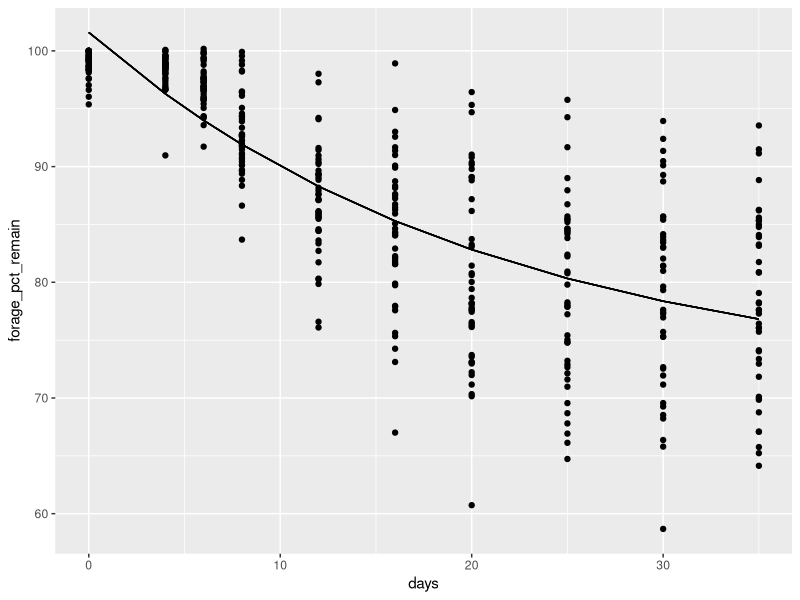
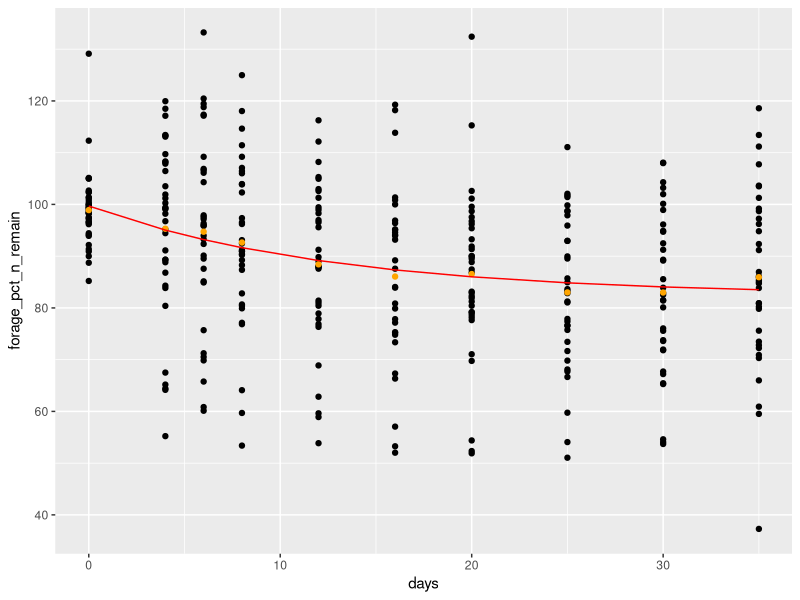
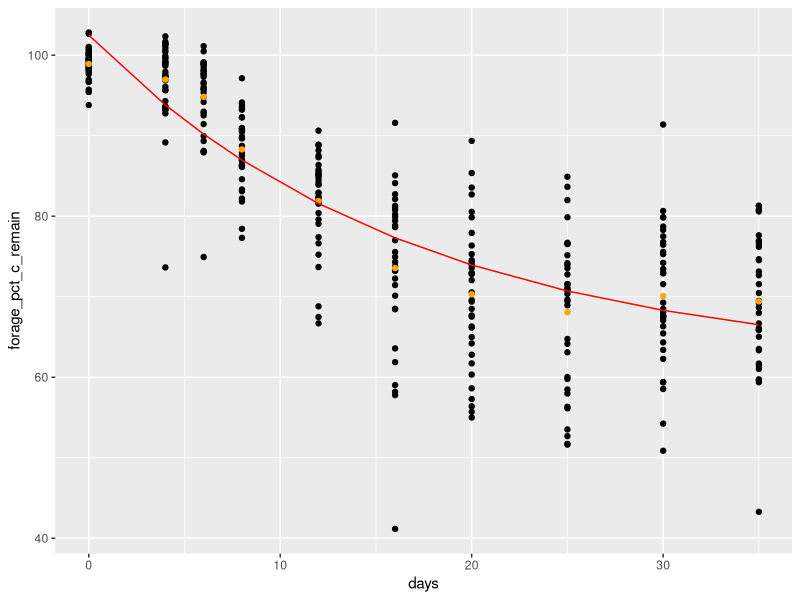
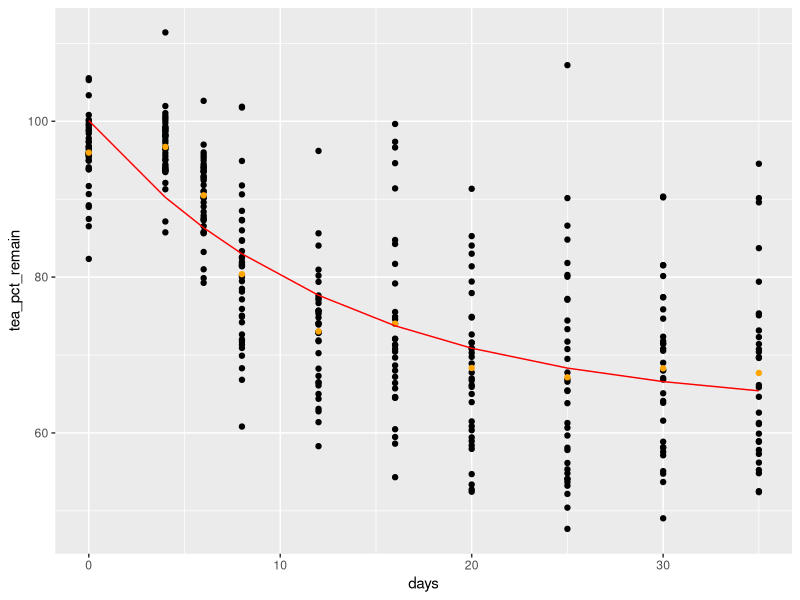
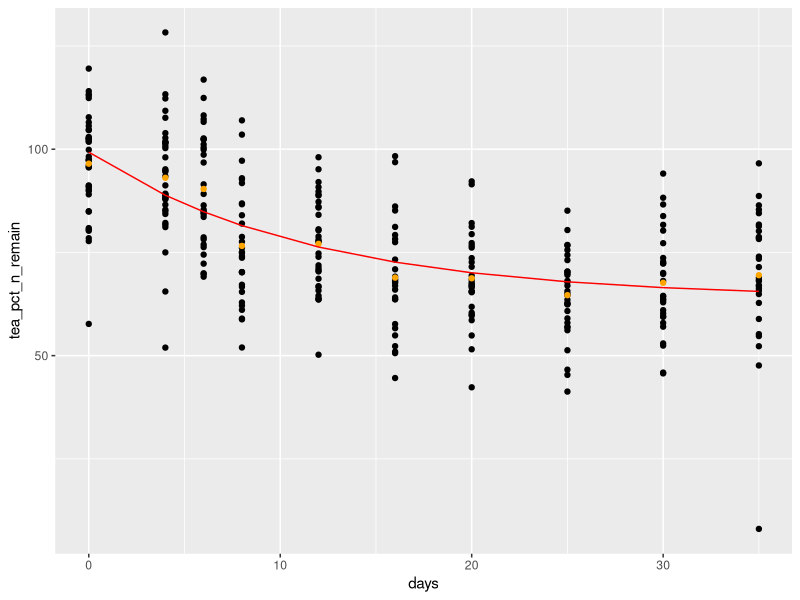
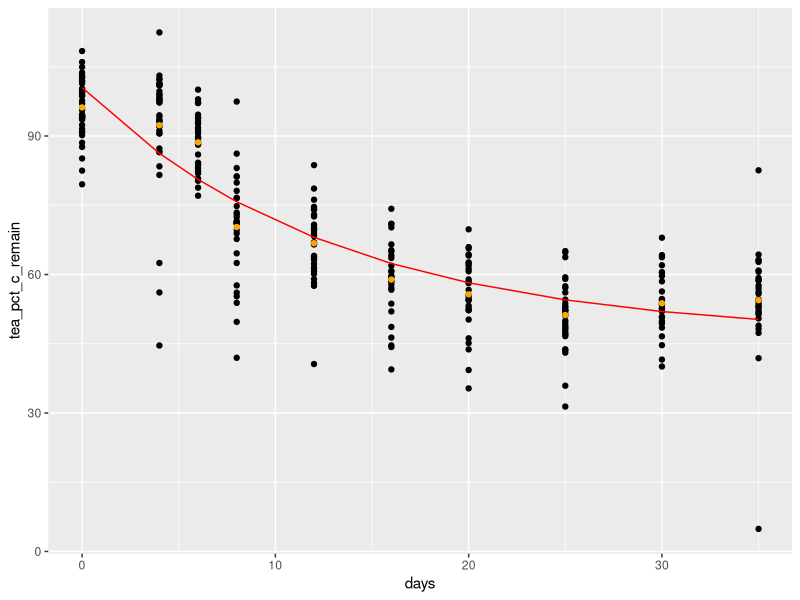
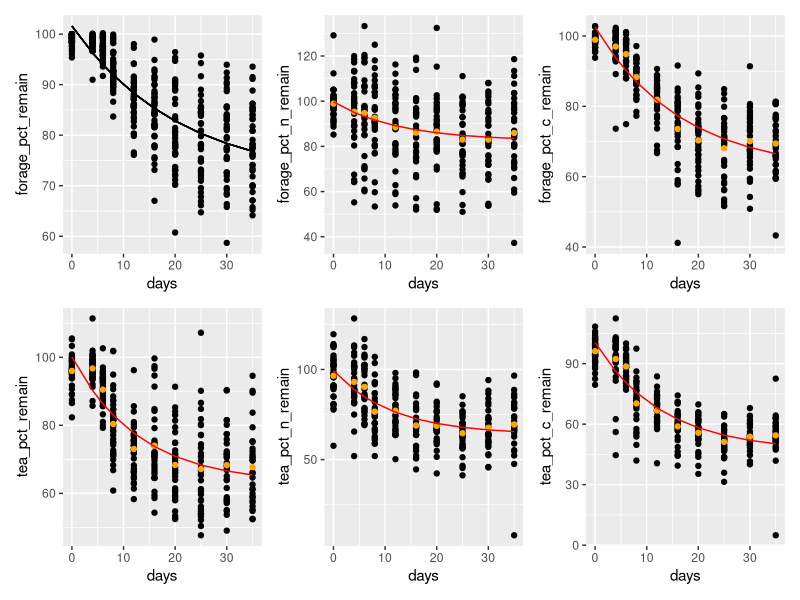
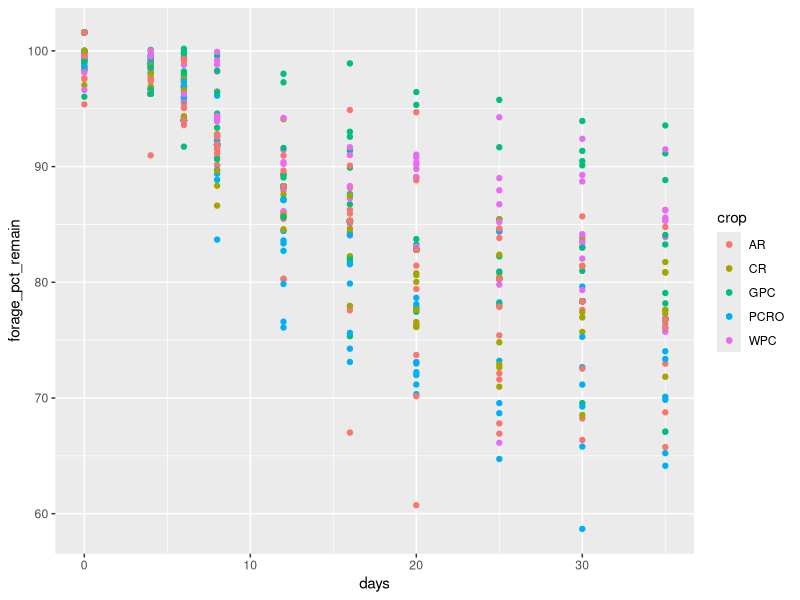

These figures' R source, in order: (Note: this script raises an error after producing the figures.)
# LIBRARIES ----
library(tidyverse)
library(broom)
library(patchwork)

# READ IN THE DATA ----
full.df <- read_csv("output/pct remaining data.csv")

# CREATE DATA FRAMES FOR EACH VARIABLE ----

# forage biomass
f.df <- full.df %>%
  select(location, crop, block, days, forage_pct_remain) %>%
  na.omit()

# forage n
f_n.df <- full.df %>%
  select(location, crop, block, days, forage_pct_n_remain) %>%
  na.omit()

# forage c
f_c.df <- full.df %>%
  select(location, crop, block, days, forage_pct_c_remain) %>%
  na.omit()

# tea biomass
t.df <- full.df %>%
  select(location, crop, block, days, tea_pct_remain) %>%
  na.omit()

# tea n
t_n.df <- full.df %>%
  select(location, crop, block, days, tea_pct_n_remain) %>%
  na.omit()

# tea c 
t_c.df <-full.df %>%
  select(location, crop, block, days, tea_pct_c_remain) %>%
  na.omit()

# FIT THE MODELS ----

# forage
f_fit <- nls(forage_pct_remain ~ SSasymp(days, Asym, R0, lrc), data = f.df)

# forage n
fn_fit <- nls(forage_pct_n_remain ~ SSasymp(days, Asym, R0, lrc), data = f_n.df)

# forage c
fc_fit <- nls(forage_pct_c_remain ~ SSasymp(days, Asym, R0, lrc), data = f_c.df)

# tea
t_fit <- nls(tea_pct_remain ~ SSasymp(days, Asym, R0, lrc), data = t.df)

# tea n
tn_fit <- nls(tea_pct_n_remain ~ SSasymp(days, Asym, R0, lrc), data = t_n.df)

# tea c 
tc_fit <- nls(tea_pct_c_remain ~ SSasymp(days, Asym, R0, lrc), data = t_c.df)

# MATCH PREDICTED AND FITTED VALUES ----

# forage
f.df <- f.df %>%
  mutate(f_fit = predict(f_fit))

# forage nitrogen
f_n.df <- f_n.df %>%
  mutate(fn_fit = predict(fn_fit))

# forage carbon
f_c.df <- f_c.df %>%
  mutate(fc_fit = predict(fc_fit))

# tea
t.df <- t.df %>%
  mutate(t_fit = predict(t_fit))

# tea nitrogen
t_n.df <- t_n.df %>%
  mutate(tn_fit = predict(tn_fit))

# tea carbon
t_c.df <- t_c.df %>%
  mutate(tc_fit = predict(tc_fit))

# PLOTTING ----

# forage
a <- f.df %>%
  ggplot(aes(days, forage_pct_remain, group = crop)) +
  geom_point() +
  stat_summary(fun = mean, geom = "point") +
  geom_line(aes(y = f_fit, group = crop)) 

a

# forage nitrogen 
b <- f_n.df %>%
  ggplot(aes(days, forage_pct_n_remain)) +
  geom_point() +
  stat_summary(fun = mean, geom = "point", color = "orange") +
  geom_line(aes(y = fn_fit), color = "red") 

b

# forage carbon
c <- f_c.df %>%
  ggplot(aes(days, forage_pct_c_remain)) +
  geom_point() +
  stat_summary(fun = mean, geom = "point", color = "orange") +
  geom_line(aes(y = fc_fit), color = "red") 

c

# tea
d <- t.df %>%
  ggplot(aes(days, tea_pct_remain)) +
  geom_point() +
  stat_summary(fun = mean, geom = "point", color = "orange") +
  geom_line(aes(y = t_fit), color = "red")

d

# tea nitrogen
e <- t_n.df %>%
  ggplot(aes(days, tea_pct_n_remain)) +
  geom_point() +
  stat_summary(fun = mean, geom = "point", color = "orange") +
  geom_line(aes(y = tn_fit), color = "red")

e

# tea carbon
f <- t_c.df %>%
  ggplot(aes(days, tea_pct_c_remain)) +
  geom_point() +
  stat_summary(fun = mean, geom = "point", color = "orange") +
  geom_line(aes(y = tc_fit), color = "red") 

f

# put plots together
a + b + c + d + e + f

# EXTRACT K VALUES ----

# are the k - values just the estimate?
f.df %>%
  ggplot() +
  geom_point(aes(days, forage_pct_remain, color = crop, group = crop)) +
  geom_point(aes(days, f_fit, color = crop, group = crop))


# K-values for crop, block, location

# TESTING THINGS WITH BILL ----
forage.df <- full.df %>%
  select(location, crop, block, days, forage_pct_remain) %>%
  na.omit() %>%
  nest(data = -c(crop, block, location)) %>%
  mutate(
    fit = map(data, ~nls(forage_pct_remain ~ SSasymp(days, Asym, R0, lrc), data = .)),
    tidied = map(fit, tidy),
    augmented = map(fit, augment))


nls(forage_pct_remain ~ SSasymp(days, Asym, R0, lrc), data = f.df)
